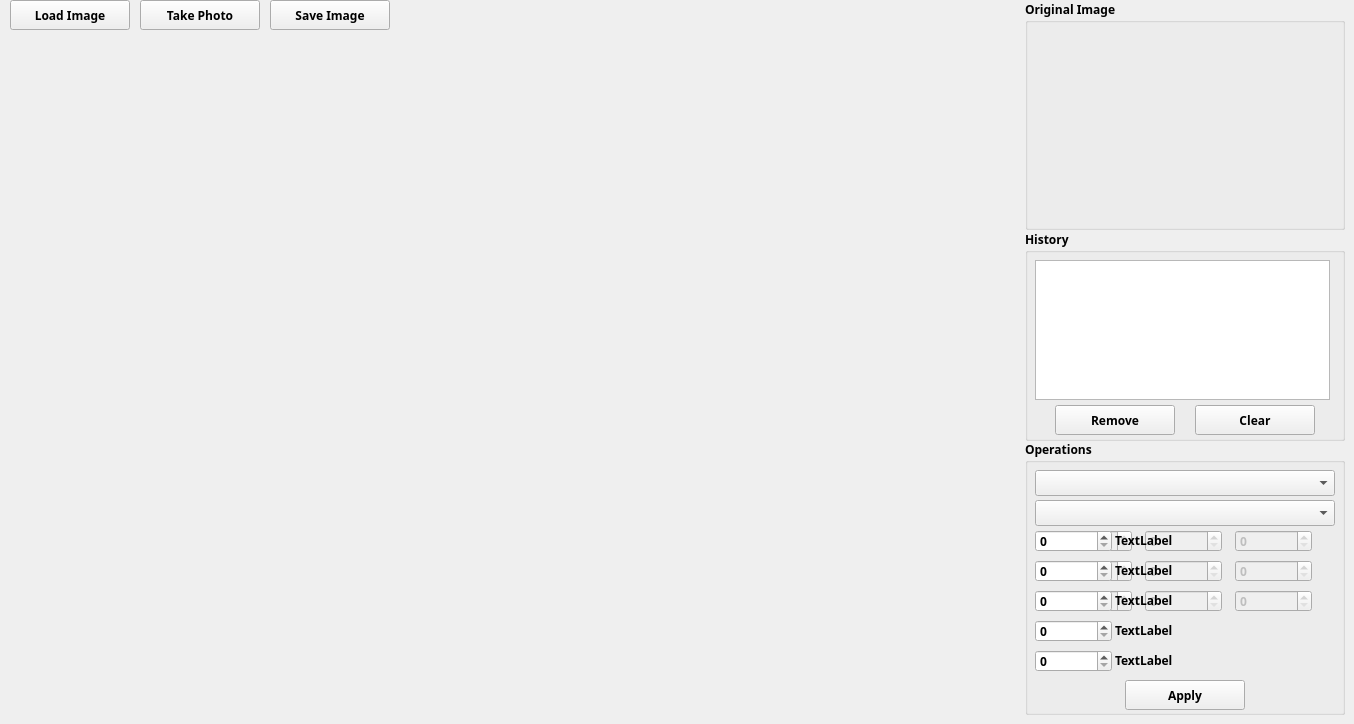
    <widget class="QWidget" name="tabImageProcessing">
     <property name="styleSheet">
      <string notr="true"/>
     </property>
     <attribute name="title">
      <string>Image Processing</string>
     </attribute>
     <widget class="QLabel" name="pictureBoxOutput">
      <property name="geometry">
       <rect>
        <x>20</x>
        <y>40</y>
        <width>990</width>
        <height>675</height>
       </rect>
      </property>
      <property name="frameShape">
       <enum>QFrame::NoFrame</enum>
      </property>
      <property name="frameShadow">
       <enum>QFrame::Plain</enum>
      </property>
      <property name="lineWidth">
       <number>1</number>
      </property>
      <property name="text">
       <string/>
      </property>
      <property name="pixmap">
       <pixmap>Data/Resource/ImageArea.png</pixmap>
      </property>
      <property name="scaledContents">
       <bool>false</bool>
      </property>
      <property name="alignment">
       <set>Qt::AlignLeading|Qt::AlignLeft|Qt::AlignVCenter</set>
      </property>
      <property name="wordWrap">
       <bool>false</bool>
      </property>
     </widget>
     <widget class="QGroupBox" name="groupBoxOriginal">
      <property name="geometry">
       <rect>
        <x>1025</x>
        <y>0</y>
        <width>320</width>
        <height>230</height>
       </rect>
      </property>
      <property name="font">
       <font>
        <family>Segoe UI Semibold</family>
        <pointsize>9</pointsize>
        <weight>75</weight>
        <bold>true</bold>
       </font>
      </property>
      <property name="title">
       <string>Original Image</string>
      </property>
      <widget class="QLabel" name="pictureBoxOriginal">
       <property name="geometry">
        <rect>
         <x>14</x>
         <y>30</y>
         <width>291</width>
         <height>191</height>
        </rect>
       </property>
       <property name="frameShape">
        <enum>QFrame::NoFrame</enum>
       </property>
       <property name="frameShadow">
        <enum>QFrame::Plain</enum>
       </property>
       <property name="lineWidth">
        <number>1</number>
       </property>
       <property name="text">
        <string/>
       </property>
       <property name="pixmap">
        <pixmap>Data/Resource/OriginalImage.png</pixmap>
       </property>
       <property name="alignment">
        <set>Qt::AlignCenter</set>
       </property>
       <property name="wordWrap">
        <bool>false</bool>
       </property>
      </widget>
     </widget>
     <widget class="QGroupBox" name="groupBoxHistory">
      <property name="geometry">
       <rect>
        <x>1025</x>
        <y>230</y>
        <width>320</width>
        <height>211</height>
       </rect>
      </property>
      <property name="font">
       <font>
        <family>Segoe UI Semibold</family>
        <pointsize>9</pointsize>
        <weight>75</weight>
        <bold>true</bold>
       </font>
      </property>
      <property name="styleSheet">
       <string notr="true"/>
      </property>
      <property name="title">
       <string>History</string>
      </property>
      <property name="flat">
       <bool>false</bool>
      </property>
      <widget class="QListWidget" name="listBoxImages">
       <property name="geometry">
        <rect>
         <x>10</x>
         <y>30</y>
         <width>295</width>
         <height>140</height>
        </rect>
       </property>
       <property name="font">
        <font>
         <family>Segoe UI Semibold</family>
         <pointsize>9</pointsize>
         <weight>75</weight>
         <bold>true</bold>
        </font>
       </property>
       <property name="frameShape">
        <enum>QFrame::StyledPanel</enum>
       </property>
       <property name="frameShadow">
        <enum>QFrame::Sunken</enum>
       </property>
       <property name="dragDropMode">
        <enum>QAbstractItemView::NoDragDrop</enum>
       </property>
       <property name="selectionMode">
        <enum>QAbstractItemView::SingleSelection</enum>
       </property>
       <property name="selectionBehavior">
        <enum>QAbstractItemView::SelectRows</enum>
       </property>
       <property name="iconSize">
        <size>
         <width>90</width>
         <height>63</height>
        </size>
       </property>
       <property name="viewMode">
        <enum>QListView::ListMode</enum>
       </property>
      </widget>
      <widget class="QPushButton" name="buttonRemove">
       <property name="enabled">
        <bool>true</bool>
       </property>
       <property name="geometry">
        <rect>
         <x>30</x>
         <y>175</y>
         <width>120</width>
         <height>30</height>
        </rect>
       </property>
       <property name="font">
        <font>
         <family>Segoe UI Semibold</family>
         <pointsize>9</pointsize>
         <weight>75</weight>
         <bold>true</bold>
        </font>
       </property>
       <property name="layoutDirection">
        <enum>Qt::LeftToRight</enum>
       </property>
       <property name="styleSheet">
        <string notr="true"/>
       </property>
       <property name="text">
        <string>Remove</string>
       </property>
       <property name="autoDefault">
        <bool>false</bool>
       </property>
       <property name="default">
        <bool>false</bool>
       </property>
       <property name="flat">
        <bool>false</bool>
       </property>
      </widget>
      <widget class="QPushButton" name="buttonClear">
       <property name="enabled">
        <bool>true</bool>
       </property>
       <property name="geometry">
        <rect>
         <x>170</x>
         <y>175</y>
         <width>120</width>
         <height>30</height>
        </rect>
       </property>
       <property name="font">
        <font>
         <family>Segoe UI Semibold</family>
         <pointsize>9</pointsize>
         <weight>75</weight>
         <bold>true</bold>
        </font>
       </property>
       <property name="layoutDirection">
        <enum>Qt::LeftToRight</enum>
       </property>
       <property name="styleSheet">
        <string notr="true"/>
       </property>
       <property name="text">
        <string>Clear</string>
       </property>
       <property name="autoDefault">
        <bool>false</bool>
       </property>
       <property name="default">
        <bool>false</bool>
       </property>
       <property name="flat">
        <bool>false</bool>
       </property>
      </widget>
     </widget>
     <widget class="QGroupBox" name="groupBoxOperations">
      <property name="geometry">
       <rect>
        <x>1025</x>
        <y>440</y>
        <width>320</width>
        <height>275</height>
       </rect>
      </property>
      <property name="font">
       <font>
        <family>Segoe UI Semibold</family>
        <pointsize>9</pointsize>
        <weight>75</weight>
        <bold>true</bold>
       </font>
      </property>
      <property name="styleSheet">
       <string notr="true"/>
      </property>
      <property name="title">
       <string>Operations</string>
      </property>
      <widget class="QComboBox" name="comboBoxCategory">
       <property name="geometry">
        <rect>
         <x>10</x>
         <y>30</y>
         <width>300</width>
         <height>26</height>
        </rect>
       </property>
       <property name="font">
        <font>
         <family>Segoe UI Semibold</family>
         <pointsize>9</pointsize>
         <weight>75</weight>
         <bold>true</bold>
        </font>
       </property>
       <property name="styleSheet">
        <string notr="true"/>
       </property>
      </widget>
      <widget class="QComboBox" name="comboBoxType">
       <property name="geometry">
        <rect>
         <x>10</x>
         <y>60</y>
         <width>300</width>
         <height>26</height>
        </rect>
       </property>
       <property name="font">
        <font>
         <family>Segoe UI Semibold</family>
         <pointsize>9</pointsize>
         <weight>75</weight>
         <bold>true</bold>
        </font>
       </property>
       <property name="styleSheet">
        <string notr="true"/>
       </property>
      </widget>
      <widget class="QSpinBox" name="spinBoxKernel1">
       <property name="enabled">
        <bool>false</bool>
       </property>
       <property name="geometry">
        <rect>
         <x>30</x>
         <y>90</y>
         <width>77</width>
         <height>22</height>
        </rect>
       </property>
       <property name="font">
        <font>
         <family>Segoe UI Semibold</family>
         <pointsize>9</pointsize>
         <weight>75</weight>
         <bold>true</bold>
        </font>
       </property>
      </widget>
      <widget class="QSpinBox" name="spinBoxKernel2">
       <property name="enabled">
        <bool>false</bool>
       </property>
       <property name="geometry">
        <rect>
         <x>120</x>
         <y>90</y>
         <width>77</width>
         <height>22</height>
        </rect>
       </property>
       <property name="font">
        <font>
         <family>Segoe UI Semibold</family>
         <pointsize>9</pointsize>
         <weight>75</weight>
         <bold>true</bold>
        </font>
       </property>
      </widget>
      <widget class="QSpinBox" name="spinBoxKernel3">
       <property name="enabled">
        <bool>false</bool>
       </property>
       <property name="geometry">
        <rect>
         <x>210</x>
         <y>90</y>
         <width>77</width>
         <height>22</height>
        </rect>
       </property>
       <property name="font">
        <font>
         <family>Segoe UI Semibold</family>
         <pointsize>9</pointsize>
         <weight>75</weight>
         <bold>true</bold>
        </font>
       </property>
      </widget>
      <widget class="QSpinBox" name="spinBoxKernel4">
       <property name="enabled">
        <bool>false</bool>
       </property>
       <property name="geometry">
        <rect>
         <x>30</x>
         <y>120</y>
         <width>77</width>
         <height>22</height>
        </rect>
       </property>
       <property name="font">
        <font>
         <family>Segoe UI Semibold</family>
         <pointsize>9</pointsize>
         <weight>75</weight>
         <bold>true</bold>
        </font>
       </property>
      </widget>
      <widget class="QSpinBox" name="spinBoxKernel5">
       <property name="enabled">
        <bool>false</bool>
       </property>
       <property name="geometry">
        <rect>
         <x>120</x>
         <y>120</y>
         <width>77</width>
         <height>22</height>
        </rect>
       </property>
       <property name="font">
        <font>
         <family>Segoe UI Semibold</family>
         <pointsize>9</pointsize>
         <weight>75</weight>
         <bold>true</bold>
        </font>
       </property>
      </widget>
      <widget class="QSpinBox" name="spinBoxKernel6">
       <property name="enabled">
        <bool>false</bool>
       </property>
       <property name="geometry">
        <rect>
         <x>210</x>
         <y>120</y>
         <width>77</width>
         <height>22</height>
        </rect>
       </property>
       <property name="font">
        <font>
         <family>Segoe UI Semibold</family>
         <pointsize>9</pointsize>
         <weight>75</weight>
         <bold>true</bold>
        </font>
       </property>
      </widget>
      <widget class="QSpinBox" name="spinBoxKernel7">
       <property name="enabled">
        <bool>false</bool>
       </property>
       <property name="geometry">
        <rect>
         <x>30</x>
         <y>150</y>
         <width>77</width>
         <height>22</height>
        </rect>
       </property>
       <property name="font">
        <font>
         <family>Segoe UI Semibold</family>
         <pointsize>9</pointsize>
         <weight>75</weight>
         <bold>true</bold>
        </font>
       </property>
      </widget>
      <widget class="QSpinBox" name="spinBoxKernel8">
       <property name="enabled">
        <bool>false</bool>
       </property>
       <property name="geometry">
        <rect>
         <x>120</x>
         <y>150</y>
         <width>77</width>
         <height>22</height>
        </rect>
       </property>
       <property name="font">
        <font>
         <family>Segoe UI Semibold</family>
         <pointsize>9</pointsize>
         <weight>75</weight>
         <bold>true</bold>
        </font>
       </property>
      </widget>
      <widget class="QSpinBox" name="spinBoxKernel9">
       <property name="enabled">
        <bool>false</bool>
       </property>
       <property name="geometry">
        <rect>
         <x>210</x>
         <y>150</y>
         <width>77</width>
         <height>22</height>
        </rect>
       </property>
       <property name="font">
        <font>
         <family>Segoe UI Semibold</family>
         <pointsize>9</pointsize>
         <weight>75</weight>
         <bold>true</bold>
        </font>
       </property>
      </widget>
      <widget class="QSpinBox" name="spinBox1">
       <property name="geometry">
        <rect>
         <x>10</x>
         <y>90</y>
         <width>77</width>
         <height>22</height>
        </rect>
       </property>
       <property name="font">
        <font>
         <family>Segoe UI Semibold</family>
         <pointsize>9</pointsize>
         <weight>75</weight>
         <bold>true</bold>
        </font>
       </property>
      </widget>
      <widget class="QSpinBox" name="spinBox2">
       <property name="geometry">
        <rect>
         <x>10</x>
         <y>120</y>
         <width>77</width>
         <height>22</height>
        </rect>
       </property>
       <property name="font">
        <font>
         <family>Segoe UI Semibold</family>
         <pointsize>9</pointsize>
         <weight>75</weight>
         <bold>true</bold>
        </font>
       </property>
      </widget>
      <widget class="QSpinBox" name="spinBox3">
       <property name="geometry">
        <rect>
         <x>10</x>
         <y>150</y>
         <width>77</width>
         <height>22</height>
        </rect>
       </property>
       <property name="font">
        <font>
         <family>Segoe UI Semibold</family>
         <pointsize>9</pointsize>
         <weight>75</weight>
         <bold>true</bold>
        </font>
       </property>
      </widget>
      <widget class="QSpinBox" name="spinBox4">
       <property name="geometry">
        <rect>
         <x>10</x>
         <y>180</y>
         <width>77</width>
         <height>22</height>
        </rect>
       </property>
       <property name="font">
        <font>
         <family>Segoe UI Semibold</family>
         <pointsize>9</pointsize>
         <weight>75</weight>
         <bold>true</bold>
        </font>
       </property>
      </widget>
      <widget class="QSpinBox" name="spinBox5">
       <property name="geometry">
        <rect>
         <x>10</x>
         <y>210</y>
         <width>77</width>
         <height>22</height>
        </rect>
       </property>
       <property name="font">
        <font>
         <family>Segoe UI Semibold</family>
         <pointsize>9</pointsize>
         <weight>75</weight>
         <bold>true</bold>
        </font>
       </property>
      </widget>
      <widget class="QPushButton" name="buttonApply">
       <property name="enabled">
        <bool>true</bool>
       </property>
       <property name="geometry">
        <rect>
         <x>100</x>
         <y>240</y>
         <width>120</width>
         <height>30</height>
        </rect>
       </property>
       <property name="font">
        <font>
         <family>Segoe UI Semibold</family>
         <pointsize>9</pointsize>
         <weight>75</weight>
         <bold>true</bold>
        </font>
       </property>
       <property name="layoutDirection">
        <enum>Qt::LeftToRight</enum>
       </property>
       <property name="styleSheet">
        <string notr="true"/>
       </property>
       <property name="text">
        <string>Apply</string>
       </property>
       <property name="autoDefault">
        <bool>false</bool>
       </property>
       <property name="default">
        <bool>false</bool>
       </property>
       <property name="flat">
        <bool>false</bool>
       </property>
      </widget>
      <widget class="QLabel" name="label1">
       <property name="enabled">
        <bool>true</bool>
       </property>
       <property name="geometry">
        <rect>
         <x>90</x>
         <y>90</y>
         <width>171</width>
         <height>20</height>
        </rect>
       </property>
       <property name="font">
        <font>
         <family>Segoe UI Semibold</family>
         <pointsize>9</pointsize>
         <weight>75</weight>
         <bold>true</bold>
        </font>
       </property>
       <property name="text">
        <string>TextLabel</string>
       </property>
      </widget>
      <widget class="QLabel" name="label2">
       <property name="geometry">
        <rect>
         <x>90</x>
         <y>120</y>
         <width>171</width>
         <height>20</height>
        </rect>
       </property>
       <property name="font">
        <font>
         <family>Segoe UI Semibold</family>
         <pointsize>9</pointsize>
         <weight>75</weight>
         <bold>true</bold>
        </font>
       </property>
       <property name="text">
        <string>TextLabel</string>
       </property>
      </widget>
      <widget class="QLabel" name="label3">
       <property name="geometry">
        <rect>
         <x>90</x>
         <y>150</y>
         <width>171</width>
         <height>20</height>
        </rect>
       </property>
       <property name="font">
        <font>
         <family>Segoe UI Semibold</family>
         <pointsize>9</pointsize>
         <weight>75</weight>
         <bold>true</bold>
        </font>
       </property>
       <property name="text">
        <string>TextLabel</string>
       </property>
      </widget>
      <widget class="QLabel" name="label4">
       <property name="geometry">
        <rect>
         <x>90</x>
         <y>180</y>
         <width>171</width>
         <height>20</height>
        </rect>
       </property>
       <property name="font">
        <font>
         <family>Segoe UI Semibold</family>
         <pointsize>9</pointsize>
         <weight>75</weight>
         <bold>true</bold>
        </font>
       </property>
       <property name="text">
        <string>TextLabel</string>
       </property>
      </widget>
      <widget class="QLabel" name="label5">
       <property name="geometry">
        <rect>
         <x>90</x>
         <y>210</y>
         <width>171</width>
         <height>20</height>
        </rect>
       </property>
       <property name="font">
        <font>
         <family>Segoe UI Semibold</family>
         <pointsize>9</pointsize>
         <weight>75</weight>
         <bold>true</bold>
        </font>
       </property>
       <property name="text">
        <string>TextLabel</string>
       </property>
      </widget>
     </widget>
     <widget class="QPushButton" name="buttonLoadImage">
      <property name="enabled">
       <bool>true</bool>
      </property>
      <property name="geometry">
       <rect>
        <x>10</x>
        <y>0</y>
        <width>120</width>
        <height>30</height>
       </rect>
      </property>
      <property name="font">
       <font>
        <family>Segoe UI Semibold</family>
        <pointsize>9</pointsize>
        <weight>75</weight>
        <bold>true</bold>
       </font>
      </property>
      <property name="layoutDirection">
       <enum>Qt::LeftToRight</enum>
      </property>
      <property name="text">
       <string>Load Image</string>
      </property>
      <property name="autoDefault">
       <bool>false</bool>
      </property>
      <property name="default">
       <bool>false</bool>
      </property>
      <property name="flat">
       <bool>false</bool>
      </property>
     </widget>
     <widget class="QPushButton" name="buttonTakePhoto">
      <property name="enabled">
       <bool>true</bool>
      </property>
      <property name="geometry">
       <rect>
        <x>140</x>
        <y>0</y>
        <width>120</width>
        <height>30</height>
       </rect>
      </property>
      <property name="font">
       <font>
        <family>Segoe UI Semibold</family>
        <pointsize>9</pointsize>
        <weight>75</weight>
        <bold>true</bold>
       </font>
      </property>
      <property name="layoutDirection">
       <enum>Qt::LeftToRight</enum>
      </property>
      <property name="text">
       <string>Take Photo</string>
      </property>
      <property name="autoDefault">
       <bool>false</bool>
      </property>
      <property name="default">
       <bool>false</bool>
      </property>
      <property name="flat">
       <bool>false</bool>
      </property>
     </widget>
     <widget class="QPushButton" name="buttonSaveImage">
      <property name="enabled">
       <bool>true</bool>
      </property>
      <property name="geometry">
       <rect>
        <x>270</x>
        <y>0</y>
        <width>120</width>
        <height>30</height>
       </rect>
      </property>
      <property name="font">
       <font>
        <family>Segoe UI Semibold</family>
        <pointsize>9</pointsize>
        <weight>75</weight>
        <bold>true</bold>
       </font>
      </property>
      <property name="layoutDirection">
       <enum>Qt::LeftToRight</enum>
      </property>
      <property name="styleSheet">
       <string notr="true"/>
      </property>
      <property name="text">
       <string>Save Image</string>
      </property>
      <property name="autoDefault">
       <bool>false</bool>
      </property>
      <property name="default">
       <bool>false</bool>
      </property>
      <property name="flat">
       <bool>false</bool>
      </property>
     </widget>
    </widget>
